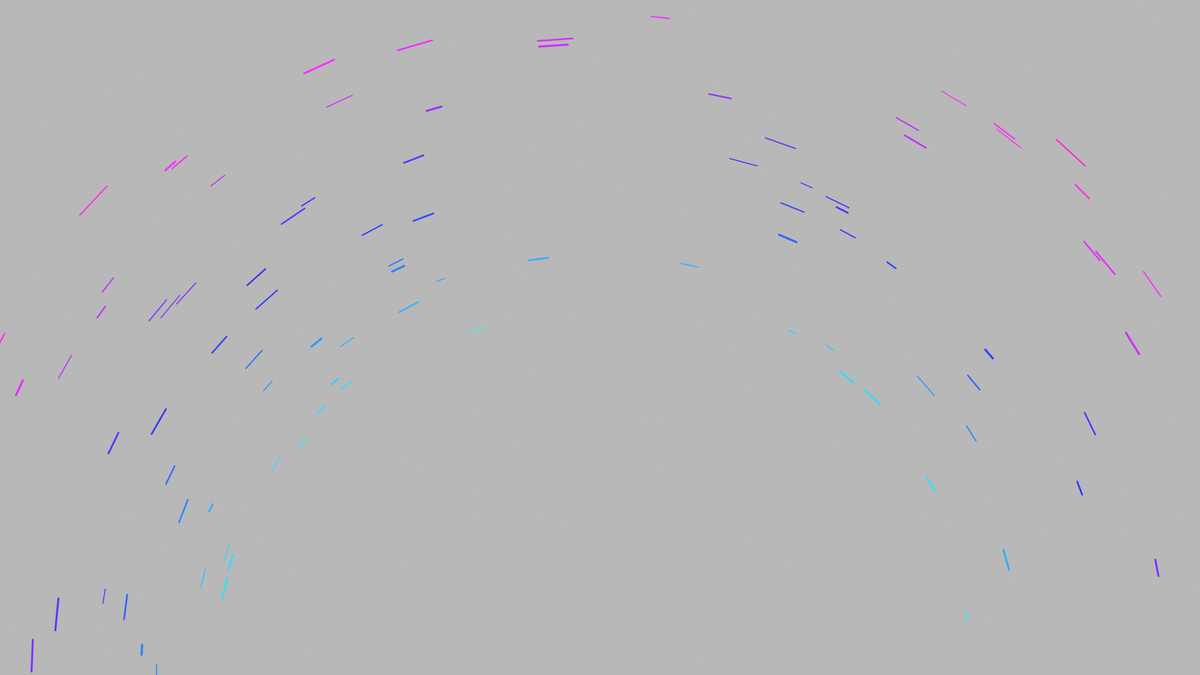
Frame 1 (no input)
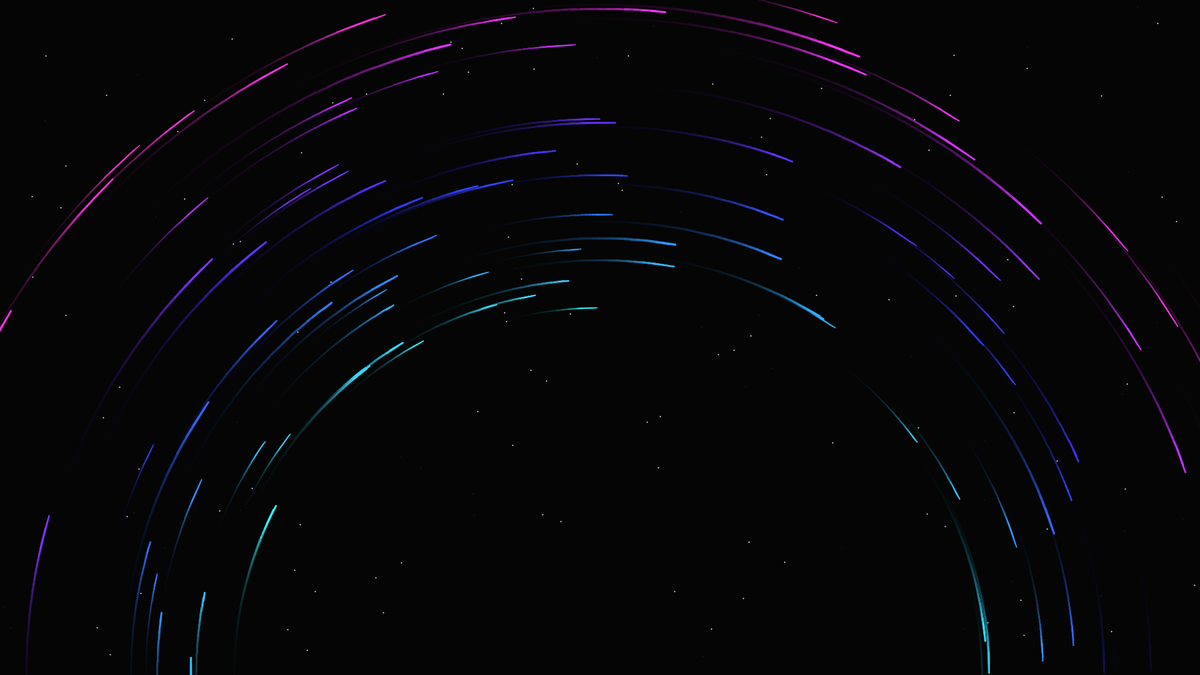
Frame 60 (the mouse pressed at the canvas centre just before this capture)
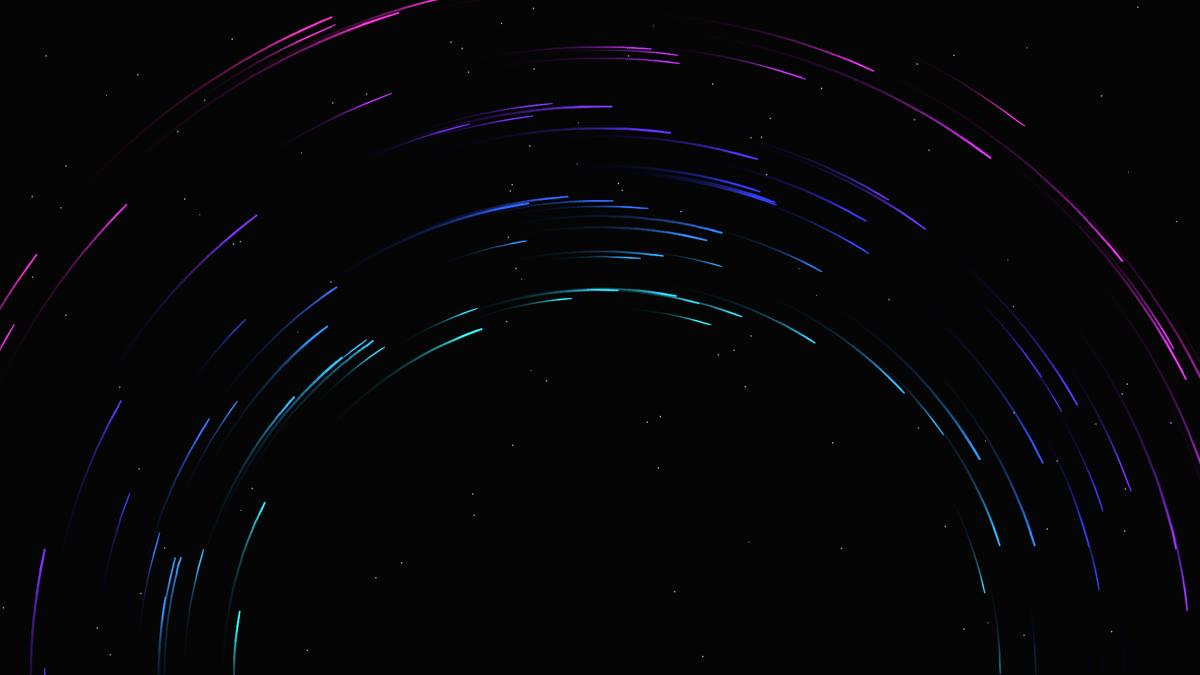
Frame 120 (the mouse held since frame 60 and released just before this capture)

The Processing sketch that drew these frames (run headless with seeded random() and noise(); from frame 60 on, the mouse is pressed at the canvas centre):

// Processing sketch: MeteorShower
// ── MeteorShower.pde
ArrayList<Meteor> meteors = new ArrayList<Meteor>();
ArrayList<Particle> particles = new ArrayList<Particle>();

int meteor_num = 100;
int bgParticles_num = 150;
int flashInterval = 40;

float centerX, centerY;
color starColor;

void setup() {
  size(1920, 1080);
  
  pixelDensity(1);
  colorMode(HSB, 360, 100, 100);
  frameRate(60);
  
  centerX = width / 2;
  centerY = height;
  
  starColor = color(0, 0, 85);

  for (int i = 0; i < meteor_num; i++) {
    meteors.add(new Meteor(centerX, centerY, true));
  }

  for (int j = 0; j < bgParticles_num; j++) {
    particles.add(new Particle());
  }
}

void draw() {
  noStroke();
  fill(0, 25); 
  rect(0, 0, width, height);

  stroke(starColor);
  strokeWeight(1.5);
  boolean flash = (frameCount % flashInterval == 0);

  for (int i = 0; i < particles.size(); i++) {
    Particle p = particles.get(i);
    if (flash) {
      p.update();
    }
    p.display();
  }

  for (int i = 0; i < meteors.size(); i++) {
    Meteor m = meteors.get(i);
    m.update();
    m.display();
  }
}

// ── Meteor.pde
class Meteor {
  float angle;
  float radius;
  float speed;
  float meteorLength;
  
  float minSpeed = 0.005;
  float maxSpeed = 0.015;
  
  float cX, cY;

  color cachedColor;
  float cachedThickness;

  Meteor(float centerX, float centerY, boolean randomStart) {
    this.cX = centerX;
    this.cY = centerY;
    init(randomStart);
  }

  void init(boolean randomStart) {
    this.angle = randomStart ? random(0, PI) : PI; 
    this.radius = random(width * 0.3, width * 0.6);
    this.speed = random(minSpeed, maxSpeed);
    this.meteorLength = random(0.02, 0.06);

    float hue = map(radius, width * 0.3, width * 0.6, 180, 320);
    this.cachedColor = color(hue, 80, 100);
    this.cachedThickness = map(speed, minSpeed, maxSpeed, 1.5, 3.5);
  }

  void update() {
    angle -= speed;       
    if (angle < 0) {
      init(false);
    }
  }

  void display() {
    stroke(cachedColor);
    strokeWeight(cachedThickness);

    float headX = cX + cos(angle) * radius;
    float headY = cY - sin(angle) * radius; 

    float tailAngle = angle + meteorLength;
    float tailX = cX + cos(tailAngle) * radius;
    float tailY = cY - sin(tailAngle) * radius;

    line(headX, headY, tailX, tailY);
  }
}

// ── Particle.pde
class Particle {
  float x, y;
  boolean visible;

  Particle() {
    this.x = random(width);
    this.y = random(height);
    this.visible = true;
  }

  void update() {
    if (random(1) < 0.3) {
      visible = !visible;
    }
  }

  void display() {
    if (visible) {
      point(x, y);
    }
  }
}
